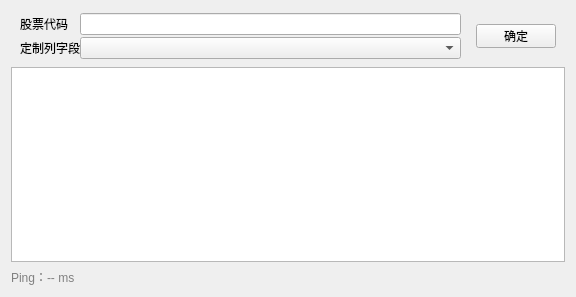
<?xml version="1.0" encoding="UTF-8"?>
<ui version="4.0">
 <class>MdiSubWindow</class>
 <widget class="QWidget" name="MdiSubWindow">
  <property name="geometry">
   <rect>
    <x>0</x>
    <y>0</y>
    <width>576</width>
    <height>297</height>
   </rect>
  </property>
  <property name="windowTitle">
   <string>Form</string>
  </property>
  <layout class="QGridLayout" name="gridLayout">
   <item row="0" column="0">
    <widget class="QWidget" name="widget_symbol" native="true">
     <property name="minimumSize">
      <size>
       <width>0</width>
       <height>50</height>
      </size>
     </property>
     <layout class="QHBoxLayout" name="horizontalLayout_3">
      <property name="spacing">
       <number>15</number>
      </property>
      <property name="topMargin">
       <number>0</number>
      </property>
      <property name="bottomMargin">
       <number>0</number>
      </property>
      <item>
       <layout class="QVBoxLayout" name="verticalLayout">
        <property name="spacing">
         <number>0</number>
        </property>
        <item>
         <layout class="QHBoxLayout" name="horizontalLayout">
          <item>
           <widget class="QLabel" name="label_symbol">
            <property name="minimumSize">
             <size>
              <width>60</width>
              <height>0</height>
             </size>
            </property>
            <property name="maximumSize">
             <size>
              <width>60</width>
              <height>16777215</height>
             </size>
            </property>
            <property name="text">
             <string>股票代码</string>
            </property>
           </widget>
          </item>
          <item>
           <widget class="QLineEdit" name="lineEdit_symbol">
            <property name="inputMethodHints">
             <set>Qt::ImhNone</set>
            </property>
            <property name="echoMode">
             <enum>QLineEdit::Normal</enum>
            </property>
           </widget>
          </item>
         </layout>
        </item>
        <item>
         <layout class="QHBoxLayout" name="horizontalLayout_2">
          <item>
           <widget class="QLabel" name="label_selectColumn">
            <property name="minimumSize">
             <size>
              <width>60</width>
              <height>0</height>
             </size>
            </property>
            <property name="maximumSize">
             <size>
              <width>60</width>
              <height>16777215</height>
             </size>
            </property>
            <property name="text">
             <string>定制列字段</string>
            </property>
           </widget>
          </item>
          <item>
           <widget class="QSelectCombo" name="combo_selectColumn">
            <property name="enabled">
             <bool>true</bool>
            </property>
            <property name="sizePolicy">
             <sizepolicy hsizetype="Expanding" vsizetype="Fixed">
              <horstretch>0</horstretch>
              <verstretch>0</verstretch>
             </sizepolicy>
            </property>
            <property name="editable">
             <bool>false</bool>
            </property>
            <property name="currentText">
             <string/>
            </property>
            <property name="maxVisibleItems">
             <number>100</number>
            </property>
            <property name="sizeAdjustPolicy">
             <enum>QComboBox::AdjustToContents</enum>
            </property>
            <property name="minimumContentsLength">
             <number>20</number>
            </property>
            <property name="duplicatesEnabled">
             <bool>false</bool>
            </property>
            <property name="frame">
             <bool>true</bool>
            </property>
            <property name="modelColumn">
             <number>0</number>
            </property>
           </widget>
          </item>
         </layout>
        </item>
       </layout>
      </item>
      <item>
       <widget class="QPushButton" name="button_symbol">
        <property name="minimumSize">
         <size>
          <width>0</width>
          <height>24</height>
         </size>
        </property>
        <property name="maximumSize">
         <size>
          <width>16777215</width>
          <height>24</height>
         </size>
        </property>
        <property name="text">
         <string>确定</string>
        </property>
       </widget>
      </item>
     </layout>
    </widget>
   </item>
   <item row="1" column="0">
    <widget class="QTableView" name="tableView">
     <property name="autoScroll">
      <bool>false</bool>
     </property>
     <property name="editTriggers">
      <set>QAbstractItemView::NoEditTriggers</set>
     </property>
     <property name="selectionMode">
      <enum>QAbstractItemView::NoSelection</enum>
     </property>
     <attribute name="verticalHeaderVisible">
      <bool>false</bool>
     </attribute>
    </widget>
   </item>
   <item row="2" column="0">
    <widget class="QLabel" name="label_showDelay">
     <property name="styleSheet">
      <string notr="true">color:grey;</string>
     </property>
     <property name="text">
      <string>Ping：-- ms</string>
     </property>
    </widget>
   </item>
  </layout>
 </widget>
 <customwidgets>
  <customwidget>
   <class>QSelectCombo</class>
   <extends>QComboBox</extends>
   <header location="global">qselectcombo.h</header>
  </customwidget>
 </customwidgets>
 <tabstops>
  <tabstop>lineEdit_symbol</tabstop>
  <tabstop>combo_selectColumn</tabstop>
  <tabstop>button_symbol</tabstop>
  <tabstop>tableView</tabstop>
 </tabstops>
 <resources/>
 <connections/>
</ui>
